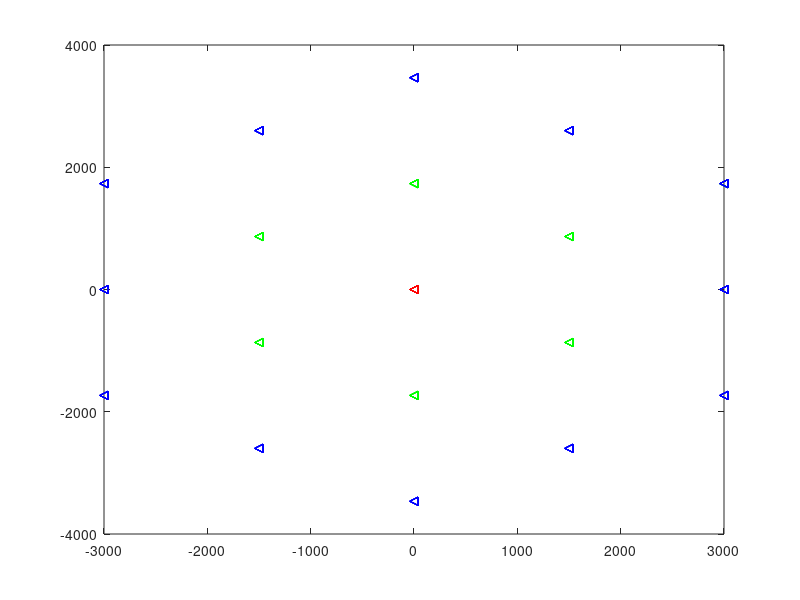

Source code (MATLAB): (Note: this script raises an error after producing the figure.)
%% Group 5 Project Assignment
% CAS plotting

clear all
clc
%% main cell
center_cell = zeros(7,2);
 
k = 2;
R = 1000;
type = 0;
% RRUs in central cell
 
for i = 0:60:300
    
    center_cell(k,:) = type/3* R * [cos(i * pi / 180) sin(i * pi / 180)];
    k = k + 1;
       
end
 
%% first tier cells
k = 1;
neg_cell = zeros(7,12);
 
for i = 30:60:330
    
    
    % Distance between centers of central cell and first-tier
    
    cc = sqrt(3) * R * cos(i * pi / 180) * ones(7,1);
    cc(:,2) = sqrt(3) * R * sin(i * pi / 180) * ones(7,1);
    
    neg_cell(:,k:k+1) = center_cell + cc;
    k = k + 2;
    cc = 0;
       
end
 
 
%% second tier cells
 
for i = 30:30:360
    
    
    % Distance between centers of central cell and second-tier
   
    if mod(i,60) == 0
        cc = 3 * R * cos(i * pi / 180) * ones(7,1);
        cc(:,2) = 3 * R * sin(i * pi / 180) * ones(7,1);
    else
        cc = 2*sqrt(3) * R * cos(i * pi / 180) * ones(7,1);
        cc(:,2) = 2*sqrt(3) * R * sin(i * pi / 180) * ones(7,1);
    end
    
    neg_cell(:,k:k+1) = center_cell + cc;
    k = k + 2;
    cc = 0;
       
end
 
%%% plotting RRUs

plot(center_cell(2:7,1),center_cell(2:7,2),'<r')
hold on
x = [center_cell(2,1),center_cell(2,2);center_cell(7,1),center_cell(7,2)];
plot(x(:,1),x(:,2),'<r')
hold on
flag = 0;
plot(center_cell(1,1),center_cell(1,2),'<r')

for i = 1:18
    if(flag == 0)
        plot(neg_cell(2:7,2*i-1),neg_cell(2:7,2*i),'<g')
        hold on
        x = [neg_cell(2,2*i-1),neg_cell(2,2*i);
        neg_cell(7,2*i-1),neg_cell(7,2*i)];
        plot(x(:,1),x(:,2),'<g')
        hold on
        plot(neg_cell(1,2*i-1),neg_cell(1,2*i),'<g')
        hold on
    end
    if(i == 7)
        flag = 1;
    end
    if(flag == 1)
        plot(neg_cell(2:7,2*i-1),neg_cell(2:7,2*i),'<b')
        hold on
        x = [neg_cell(2,2*i-1),neg_cell(2,2*i);
        neg_cell(7,2*i-1),neg_cell(7,2*i)];
        plot(x(:,1),x(:,2),'<b')
        hold on
        plot(neg_cell(1,2*i-1),neg_cell(1,2*i),'<b')
        hold on
    end
    
end


%%%%%

% plotting Hexagonals
hexagon(1000,center_cell(1,1),center_cell(1,2))
hold on

for i = 1 : 18
   hexagon(1000,neg_cell(1,2*i-1),neg_cell(1,2*i)); 
   hold on
end
title('RRUs in the Cells for CAS')
xlabel('meter')
ylabel('meter')
hold off

